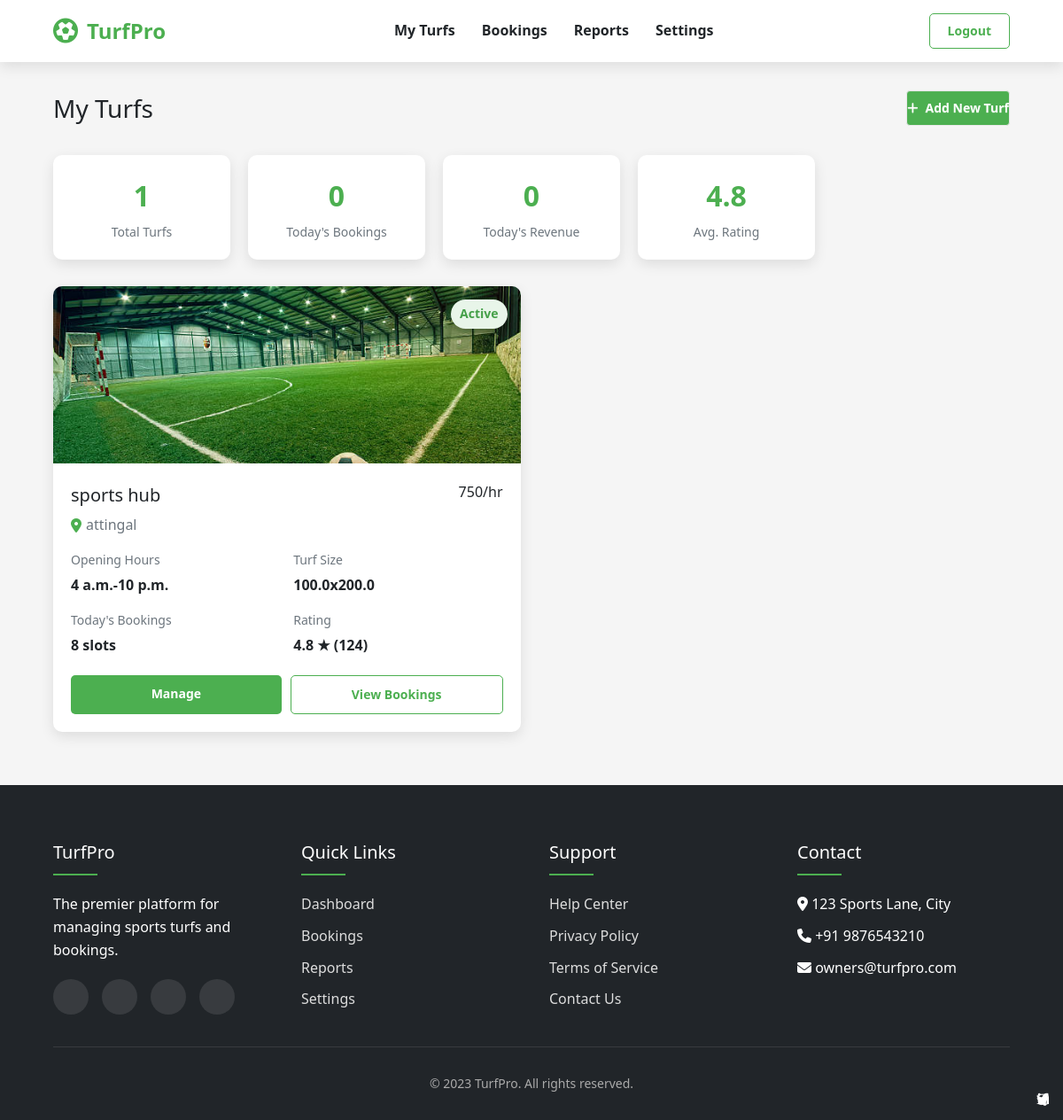
The page /owner_turfs/ (signed in) on the database its author committed.
### Turfapp/models.py (models this page shows, shortened)
class Turf_details(models.Model):
    owner = models.ForeignKey(CustomUser, on_delete=models.CASCADE, related_name='turf')
    name = models.CharField(max_length=20,unique='true')
    location = models.CharField(max_length=50)
    price = models.CharField(max_length=5)
    opening_time = models.TimeField(null=True, blank=True)
    closing_time = models.TimeField(null=True, blank=True)
    sport_types = models.ManyToManyField(SportType, related_name='turf')
    image = models.ImageField(upload_to='turf_images/', null=True, blank=True)
    length = models.FloatField(null=True, blank=True)
    width = models.FloatField(null=True, blank=True)
    has_floodlight = models.BooleanField(default=False)
    has_drinking_water = models.BooleanField(default=False)
    is_approved = models.BooleanField(default=False)
    PLAYER_CAPACITY_CHOICES = [
        ('5', "5's"),
        ('7', "7's"),
        ('11', "11's"),
    ]
    player_capacity = models.CharField(
        max_length=2,
        choices=PLAYER_CAPACITY_CHOICES,
        null=True,
        blank=True
    )
    extra_features = models.TextField(
        null=True,
        blank=True,
        help_text="Any other features not listed above"
    )
    STATUS_CHOICES =[('enabled','Enabled'),('disabled','Disabled')]
    status = models.CharField(max_length=10,choices=STATUS_CHOICES,default='enabled')

### Turfapp/views.py (the view)
# urls.py: path("owner_turfs/",views.Owner_turf,name='owner_turfs'),
@login_required
def Owner_turf(request):
    turfs = Turf_details.objects.filter(owner_id=request.user.id)
    number_turf = turfs.count()
    revenue = weekly_revenue(request.user)
    bookings = Booking.objects.filter(turf__in=turfs)
    no_booking = bookings.count()
    return render(request,"owner_turfs.html",{'turfs':turfs,'revenue':revenue,'number_turf':number_turf,'no_booking':no_booking})

### Turfapp/views.py (called while the page is built)
def weekly_revenue(user):
    turfs = Turf_details.objects.filter(owner_id=user.id)
    seven_days_ago = timezone.now() - timedelta(days=7)
    bookings = Booking.objects.filter(turf__in =turfs,status='confirmed',date__gte=seven_days_ago.date())
    revenue=0
    revenue = sum(booking.total_price for booking in bookings)
    return revenue

### Turfapp/templates/owner_turfs.html (shortened to what this page needs)
<!DOCTYPE html>
<html lang="en">
<head>
    <link rel="stylesheet" href="https://cdnjs.cloudflare.com/ajax/libs/font-awesome/6.4.0/css/all.min.css">
    <link href="https://cdn.jsdelivr.net/npm/daisyui@5" rel="stylesheet" type="text/css" />
    <script src="https://cdn.jsdelivr.net/npm/@tailwindcss/browser@4"></script>
</head>
<body>
    <header>
        <nav class="navbar">
            <a href="index.html" class="logo">
                <i class="fas fa-futbol"></i>
                TurfPro
            </a>
            <ul class="nav-links">
                <li><a href="owner-dashboard.html" class="active">My Turfs</a></li>
                <li><a href="owner-bookings.html">Bookings</a></li>
                <li><a href="owner-reports.html">Reports</a></li>
                <li><a href="owner-settings.html">Settings</a></li>
            </ul>
            <div class="nav-buttons">
                <a href="#" class="btn btn-outline">Logout</a>
            </div>
        </nav>
    </header>
    <div class="main-container">
        <div class="page-header">
            <h1>My Turfs</h1>
            <a href="add-turf.html" class="btn btn-solid add-turf-btn">
                <i class="fas fa-plus"></i> Add New Turf
            </a>
        </div>
        <div class="stats-container">
            <div class="stat-card">
                <div class="stat-value">{{number_turf}}</div>
                <div class="stat-label">Total Turfs</div>
            </div>
            <div class="stat-card">
                <div class="stat-value">{{no_booking}}</div>
                <div class="stat-label">Today's Bookings</div>
            </div>
            <div class="stat-card">
                <div class="stat-value">{{revenue}}</div>
                <div class="stat-label">Today's Revenue</div>
            </div>
            <div class="stat-card">
                <div class="stat-value">4.8</div>
                <div class="stat-label">Avg. Rating</div>
            </div>
        </div>
        <div class="turfs-grid">
            {% for turf in turfs %}
            <div class="turf-card">
                <div class="turf-image">
                    <img src="{{turf.image.url}}" alt="Elite Football Arena">
                    <div class="turf-status status-active">Active</div>
                </div>
                <div class="turf-details">
                    <div class="turf-header">
                        <div class="turf-title">
                            <h2>{{turf.name}}</h2>
                            <div class="turf-location">
                                <i class="fas fa-map-marker-alt"></i> {{turf.location}}
                            </div>
                        </div>
                        <div class="turf-price">{{turf.price}}/hr</div>
                    </div>
                    <div class="turf-meta">
                        <div class="meta-item">
                            <span class="meta-label">Opening Hours</span>
                            <span class="meta-value">{{turf.opening_time}}-{{turf.closing_time}}</span>
                        </div>
                        <div class="meta-item">
                            <span class="meta-label">Turf Size</span>
                            <span class="meta-value">{{turf.width}}x{{turf.length}}</span>
                        </div>
                        <div class="meta-item">
                            <span class="meta-label">Today's Bookings</span>
                            <span class="meta-value">8 slots</span>
                        </div>
                        <div class="meta-item">
                            <span class="meta-label">Rating</span>
                            <span class="meta-value">4.8 ★ (124)</span>
                        </div>
                    </div>
                    <div class="turf-actions">
                        <a href="{% url 'manage_turf' turf.id %}" class="action-btn btn-primary">Manage</a>
                        <a href="turf-bookings.html" class="action-btn btn-outline">View Bookings</a>
                    </div>
                </div>
            </div>
            {% endfor %}
        </div>
    </div>
    <footer>
        <div class="footer-content">
            <div class="footer-column">
                <h3>TurfPro</h3>
                <p>The premier platform for managing sports turfs and bookings.</p>
                <div class="social-links">
                    <a href="#"><i class="fab fa-facebook-f"></i></a>
                    <a href="#"><i class="fab fa-twitter"></i></a>
                    <a href="#"><i class="fab fa-instagram"></i></a>
                    <a href="#"><i class="fab fa-linkedin-in"></i></a>
                </div>
            </div>
            <div class="footer-column">
                <h3>Quick Links</h3>
                <ul>
                    <li><a href="owner-dashboard.html">Dashboard</a></li>
                    <li><a href="owner-bookings.html">Bookings</a></li>
                    <li><a href="owner-reports.html">Reports</a></li>
                    <li><a href="owner-settings.html">Settings</a></li>
                </ul>
            </div>
            <div class="footer-column">
                <h3>Support</h3>
                <ul>
                    <li><a href="help.html">Help Center</a></li>
                    <li><a href="privacy.html">Privacy Policy</a></li>
                    <li><a href="terms.html">Terms of Service</a></li>
                    <li><a href="contact.html">Contact Us</a></li>
                </ul>
            </div>
            <div class="footer-column">
                <h3>Contact</h3>
                <ul>
                    <li><i class="fas fa-map-marker-alt"></i> 123 Sports Lane, City</li>
                    <li><i class="fas fa-phone"></i> +91 9876543210</li>
                    <li><i class="fas fa-envelope"></i> owners@turfpro.com</li>
                </ul>
            </div>
        </div>
        <div class="copyright">
            <p>&copy; 2023 TurfPro. All rights reserved.</p>
        </div>
    </footer>
</body>
</html>

### rows shown on the page
Turf_details: image (picture), name "sports hub", location "attingal", price "750", opening_time "4 a.m.", closing_time "10 p.m.", width "100.0", length "200.0"

### other values the page prints
{{ number_turf }} "1"
{{ no_booking }} "0"
{{ revenue }} "0"
